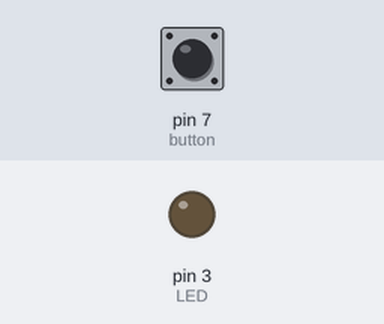
Bench run of a sketch on a simulated Arduino Uno, built with avr-gcc and run on an emulated ATmega328P. Parts: output pins drawn as LEDs (lit = HIGH). The inputs (shaded band) are chosen by the test bench; at power-on: pin 7 (button) HIGH.

Above: at 1.2 s.
1.3 s: pin 7 (button) pulled LOW for 0.15 s
At 2.4 s:
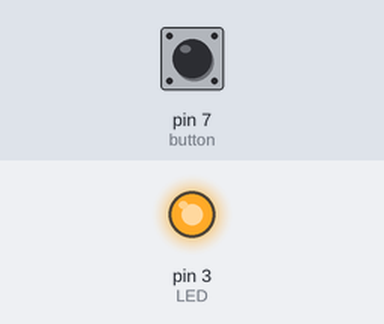
2.9 s: pin 7 (button) pulled LOW for 1 s
At 3.6 s:
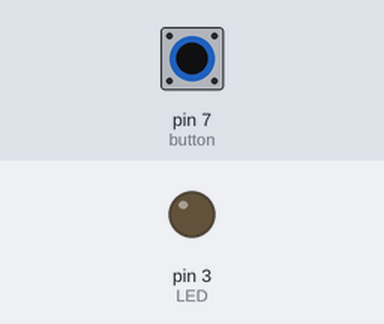
5.4 s: pin 7 (button) pulled LOW for 3.2 s
At 6.7 s:
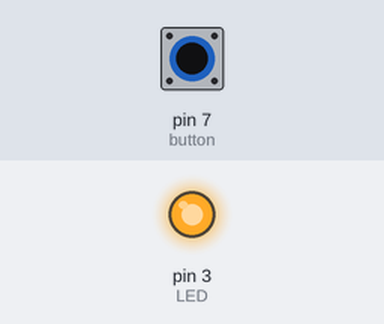
Timing chart, 0 to 8.4 s (numbered marks = the images above; inputs shaded):
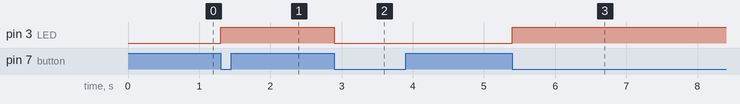

The sketch:

tutorial-4-2.ino
```cpp
#define LED 3
#define button 7

boolean OldButtonState; //define last button state

void setup()
{
  pinMode(LED,OUTPUT);
  pinMode(button,INPUT);   // Set button as Input
}

void loop()
{
  boolean ButtonState = digitalRead(button);

  if(ButtonState != OldButtonState)  //detect change in button state
  {
    if(ButtonState == 0)
    {
      digitalWrite(LED,!digitalRead(LED)); //toggle LED
    }
    delay(50);
  }
 OldButtonState = ButtonState;   //register the old button state
}
```

Measured:
- after the input at 1.3 s, pin 3 (LED): LOW → HIGH at once
- after the input at 2.9 s, pin 3 (LED): HIGH → LOW at once
- after the input at 5.4 s, pin 3 (LED): LOW → HIGH at once
